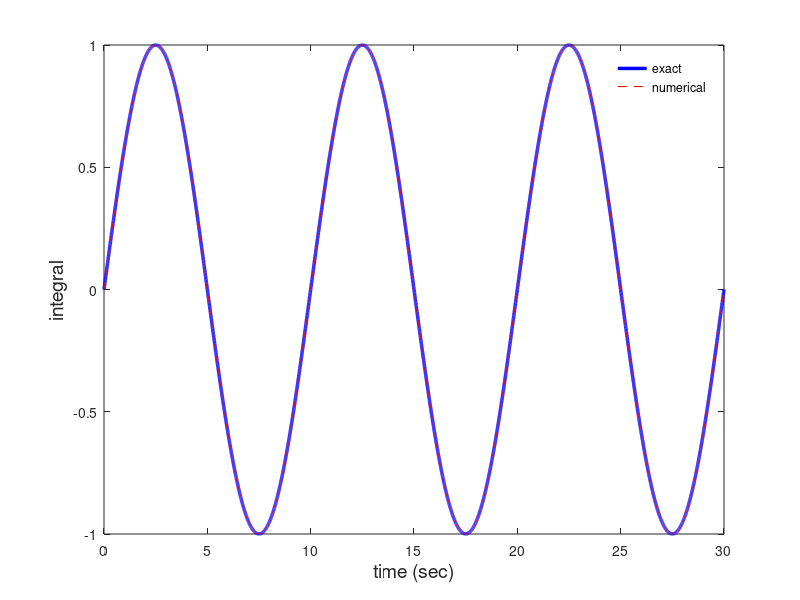
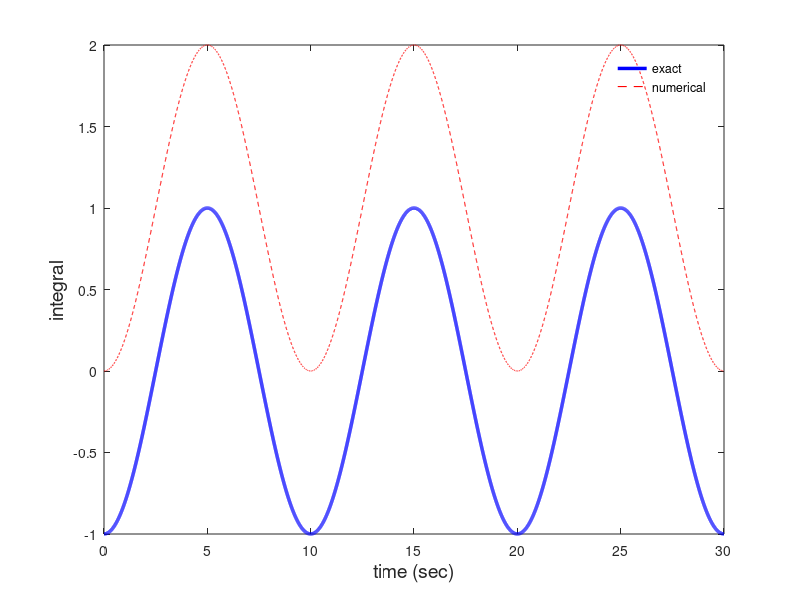
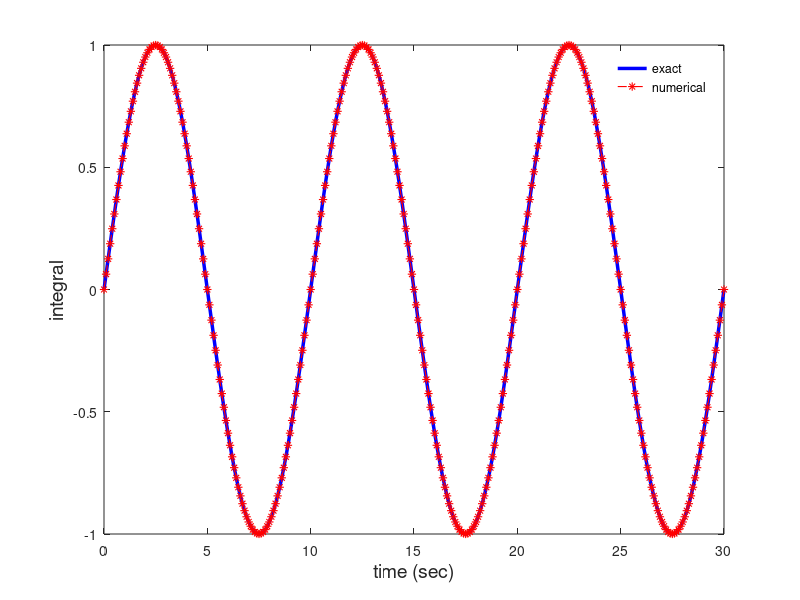

These figures' MATLAB source, in order:
clc
%------------------
% Example: Slide 5-7
%------------------

%------------------
% Create a "cos" function = 2*pi*0.1*sin(2*pi*0.1*t)
% and its integral is cos(2*pi*0.1*t)
%------------------
tt = (0:1/200:30)';
p_t = 2*pi*0.1*cos(2*pi*0.1*tt);
p_t_int = sin(2*pi*0.1*tt);

%------------------
% Use definition to calculate the integral
%------------------
p_t_int_cal = zeros(size(p_t_int));
%==
dt = tt(2)-tt(1);
for i = 2:length(tt)
    p_t_int_cal(i) = dt*0.5*(p_t(i-1) + p_t(i)) + p_t_int_cal(i-1);
end

%------------------
% Plot
%------------------
figure();
set(gcf,'position',[50 50 900 600]);
plot(tt,p_t_int,'b-','linewidth',2.5);hold on
plot(tt,p_t_int_cal,'r--','linewidth',0.8);hold off
legend('exact','numerical');legend('boxoff');
xlabel('time (sec)','fontsize',14);
ylabel('integral','fontsize',14);

%------------------
% Create a "sin" function = 2*pi*0.1*sin(2*pi*0.1*t)
% and its integral is -cos(2*pi*0.1*t)
%------------------
tt = (0:1/200:30)';
p_t = 2*pi*0.1*sin(2*pi*0.1*tt);
p_t_int = -cos(2*pi*0.1*tt);

%------------------
% Use definition to calculate the integral
%------------------
p_t_int_cal = zeros(size(p_t_int));
%==
dt = tt(2)-tt(1);
for i = 2:length(tt)
    p_t_int_cal(i) = dt*0.5*(p_t(i-1) + p_t(i)) + p_t_int_cal(i-1);
end

%------------------
% Plot
%------------------
figure();
set(gcf,'position',[50 50 900 600]);
plot(tt,p_t_int,'b-','linewidth',2.5);hold on
plot(tt,p_t_int_cal,'r--','linewidth',0.8);hold off
legend('exact','numerical');legend('boxoff');
xlabel('time (sec)','fontsize',14);
ylabel('integral','fontsize',14);

%------------------
% Create a "cos" function = 2*pi*0.1*sin(2*pi*0.1*t)
% and its integral is cos(2*pi*0.1*t)
%------------------
tt = (0:1/10:30)';
p_t = 2*pi*0.1*cos(2*pi*0.1*tt);
p_t_int = sin(2*pi*0.1*tt);

%------------------
% Use definition to calculate the integral
%------------------
p_t_int_cal = zeros(size(p_t_int));
%==
dt = tt(2)-tt(1);
for i = 2:length(tt)
    p_t_int_cal(i) = dt*0.5*(p_t(i-1) + p_t(i)) + p_t_int_cal(i-1);
end

%------------------
% Plot
%------------------
figure();
set(gcf,'position',[50 50 900 600]);
plot(tt,p_t_int,'b-','linewidth',2.5);hold on
plot(tt,p_t_int_cal,'r*--','linewidth',0.8);hold off
legend('exact','numerical');legend('boxoff');
xlabel('time (sec)','fontsize',14);
ylabel('integral','fontsize',14);